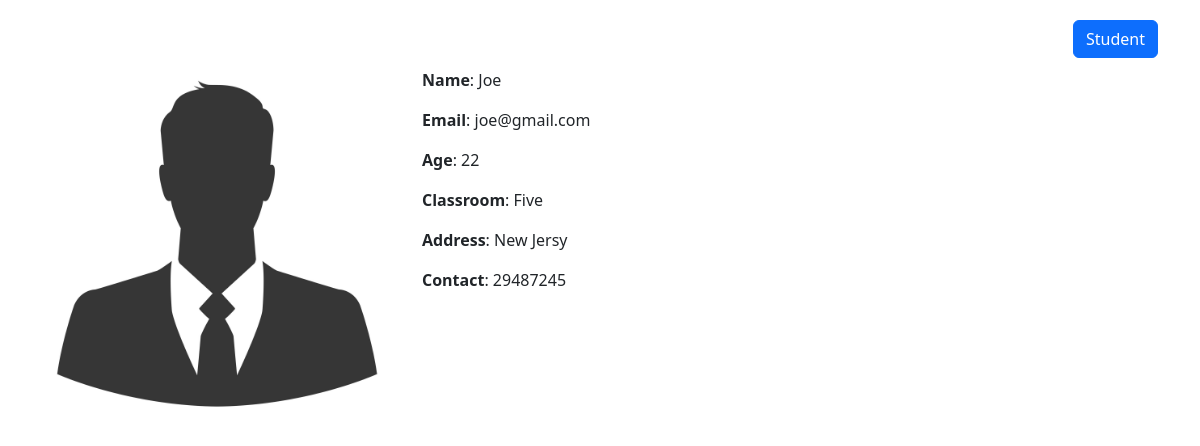
The page /classbased/student-detail/1 on the database its author committed.
### CRUD/models.py (models this page shows, shortened)
class Student(models.Model):
    name = models.CharField(max_length=20)
    email = models.EmailField()
    age = models.IntegerField()
    classroom = models.ForeignKey(ClassRoom, on_delete = models.CASCADE,
                                  related_name="classroom_students")
    def __str__(self):
        return self.name

class ClassRoom(models.Model):
    name = models.CharField(max_length=20)

class StudentProfile(models.Model):
    student = models.OneToOneField(Student, on_delete=models.CASCADE)
    profile_picture = models.FileField(null=True, blank=True,
                                       upload_to="profile_pictures")
    address = models.CharField(max_length=20)
    contact = models.CharField(max_length=20)

### classbased/views.py (the view)
# urls.py: path("student-detail/<int:pk>", StudentDetailView.as_view(), name="classbased_student_detail"),
class StudentDetailView(DetailView):
    queryset = Student.objects.all()
    template_name = 'classbased/student_detail.html'
    def get_context_data(self, **kwargs):
        print(super().get_context_data(**kwargs))
        return super().get_context_data(**kwargs)

### classbased/templates/classbased/student_detail.html (shortened to what this page needs)
{% extends 'CRUD/base.html' %}
{% load static %}
{% block content %}
        <a class="btn btn-primary" style="float: right;" href = "{% url 'classbased_student' %}">Student</a>
    <br><br>
    <div class="row">
    <div class="col-md-4">
        {% if student.studentprofile.profile_picture %}
            <img src="{{student.studentprofile.profile_picture.url}}"style="height: 350px; width=100px">
        {% else %}
            <img src="{% static 'CRUD/default_pp.jpeg'%}"style="height: 350px; width=100px">
        {% endif %}
    </div>
    <div class="col-md-8">
        <p><b>Name</b>: {{student.name}}</p>
        <p><b>Email</b>: {{student.email}}</p>
        <p><b>Age</b>: {{student.age}}</p>
        <p><b>Classroom</b>: {{student.classroom.name}}</p>
        {% if student.studentprofile %}
            <p><b>Address</b>: {{student.studentprofile.address}}</p>
            <p><b>Contact</b>: {{student.studentprofile.contact}}</p>
        {% else %}
        <p><b>Address</b>:N/A</p>
        <p><b>Contact</b>:N/A</p>
        {% endif %}
    </div>
</div>
{% endblock %}

### rows shown on the page
Student: name "Joe", email "joe@gmail.com", age "22", classroom.name "Five", studentprofile.address "New Jersy", studentprofile.contact "29487245"
